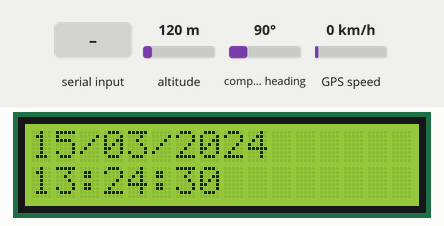
Simulated run of this sketch. Board: Arduino Uno, built with avr-gcc and run on an emulated ATmega328P. On the bench: 16×2 character LCD. Inputs (shaded band) come from the test bench; at power-on: altitude 120 m, compass heading 90°, GPS speed 0 km/h. The GPS gets a fix after 3 s at 37.7749, -122.4194 with 8 satellites; what the sketch prints to the serial monitor is not drawn.

Above: at 1.3 s.
1.4 s: altitude set to 20 m
At 2.3 s:
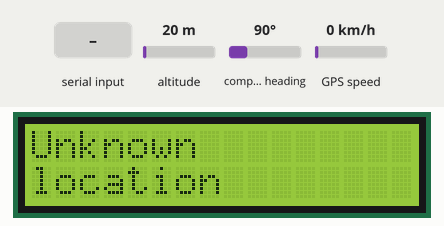
At 5.2 s:
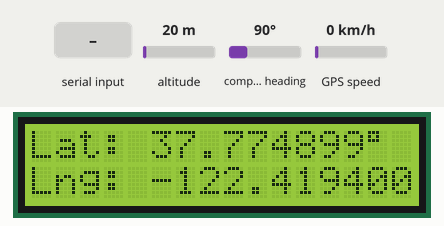
5.5 s: "1" received over the second serial link
8.0 s: compass heading set to 269°
Timing chart, 0 to 11.0 s (numbered marks = the images above; inputs shaded):
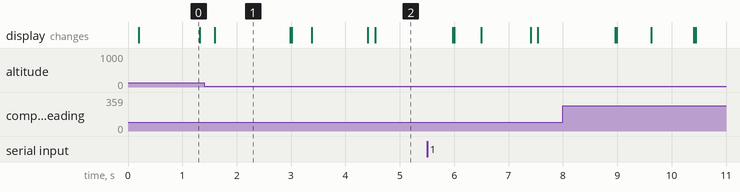

Measured:
- what the display in image 0 shows lasts 1.1 s, from 0.2 s to 1.3 s
- what the display in image 1 shows lasts 1.4 s, from 1.6 s to 3.0 s

The sketch:

GPS_LCD_Date_Time.ino
```cpp
// Модифицированный код из примера: https://eax.me/arduino-gps/https://eax.me/arduino-gps/
// Поочерёдно показывает координаты, время по Гринвичу, дату

//#include <Arduino.h> // подключаем библиотеку со стандартными функциями плат Arduino
#include <SoftwareSerial.h> // подключение библиотеки для создания SoftSerial = программный COM, он же Serial-port. Он нам нужен, чтобы полчать данные с GPS
#include "LiquidCrystal_I2C.h" // подключение библиотеки для LCD-дисплея
#include "TinyGPS++.h" // подключение библиотеки для модуля GPS

const int DELAY = 100;
const int SWITCH_TIME = 1000; // время переключения между отображением даты/времени и координат


LiquidCrystal_I2C lcd (0x27, 4, 5); // 0x27 — адрес экрана на шине I2C. У этого экрана он такой по умолчанию
SoftwareSerial gps_serial(3, 2); // указываем номера пинов, к котором подключены RX, TX
TinyGPSPlus gps_parser; // создаём объект TinyGPSPlus

void setup()
{
  Serial.begin(9600); // инициализируем Serial port

  gps_serial.begin(9600); // инициализируем GPS

  Serial.println("Waiting data of GPS...");

  lcd.begin(16, 2); // указываем размер экрана: 16 символов, 2 строки

  lcd.init();                      // Инициализация дисплея
  lcd.backlight();                 // Подключение подсветки

}

String twoDigits(int x) {
  if (x < 10) return "0" + String(x);
  else return String(x);
}

int currentModeTime = 0;
bool showLocation = false;

void loop() {
  while (gps_serial.available() > 0) {
    char temp = gps_serial.read();
    Serial.write(temp);
    gps_parser.encode(temp);
  }

  String lat  = "Unknown         ";
  String lng  = "location        ";
  if (gps_parser.location.isValid()) {
    lat = "Lat: " + String(gps_parser.location.lat(), 6);
    lng = "Lng: " + String(gps_parser.location.lng(), 6);
  }

  String date = "Unknown date    ";
  if (gps_parser.date.isValid()) {
    date = twoDigits(gps_parser.date.day()) + "/" +
           twoDigits(gps_parser.date.month()) + "/" +
           String(gps_parser.date.year()) + "      ";
  }

  String time = "Unknown time    ";
  if (gps_parser.time.isValid()) {
    time = twoDigits(gps_parser.time.hour() + 3) + ":" +
           twoDigits(gps_parser.time.minute()) + ":" +
           twoDigits(gps_parser.time.second()) + "      ";
  }

  if (showLocation) {
    lcd.setCursor(0, 0);

    lcd.print(lat);
    lcd.print((char)223);

    lcd.setCursor(0, 1);

    lcd.print(lng);
    lcd.print((char)223);

  } else { // show date and time
    lcd.setCursor(0, 0);
    lcd.print(date);
    lcd.setCursor(0, 1);
    lcd.print(time);
  }

  delay(DELAY);
  currentModeTime += DELAY;
  if (currentModeTime >= SWITCH_TIME) {
    lcd.clear();
    showLocation = !showLocation;
    currentModeTime = 0;
  }
}
```
